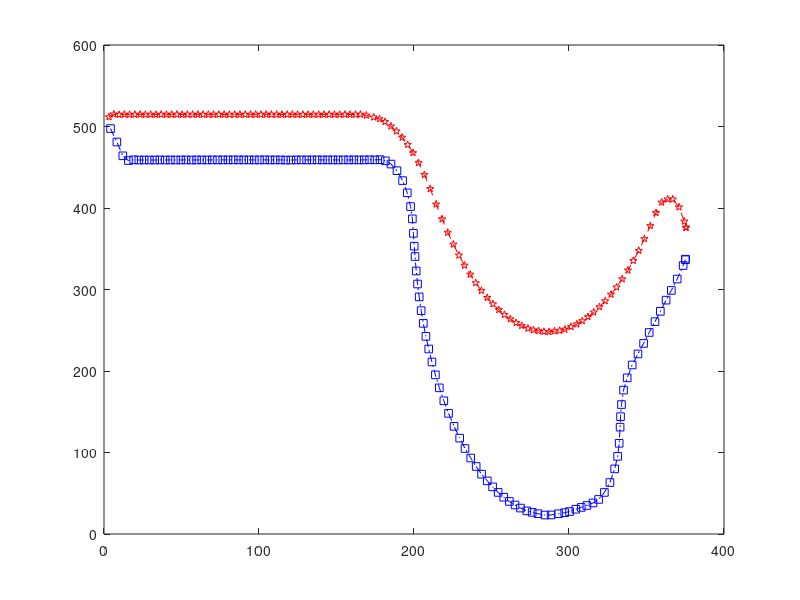

MATLAB code to generate this figure:
clear
clc
close all
M1=csvread('maplake1.csv');
x1=M1(:,1);
y1=M1(:,2);
x11 = decimate(x1,40);
y11 = decimate(y1,40);
%在x1,y1的数据点中每40个点中，只保留一个点
y11=(y11+220); %曲线平移后，实现两条曲线的接合
phi=[0];
for k1=1:(length(x11)-1)
    dty1=y11(k1+1)-y11(k1);
    dtx1=x11(k1+1)-x11(k1);
    phi=[phi;atan(dty1/dtx1)];
end
% tra1=[flipud(x11),flipud(y11),flipud(phi)];
tra1=[x11,y11,phi];
plot(x11,y11,'r--')
hold on
scatter(x11,y11,30,'r','p');
hold on
M2=csvread('maplake2.csv');
x2=M2(:,1);
y2=M2(:,2);
x22 = decimate(x2,40);
y22 = decimate(y2,40);
psi=[0];
for k2=1:(length(x22)-1)
    dty2=y22(k2+1)-y22(k2);
    dtx2=x22(k2+1)-x22(k2);
    psi=[psi;atan(dty2/dtx2)];
end
tra2=[flipud(x22),flipud(y22),flipud(psi+pi)];
% tra2=[x22,y22,psi+pi];
plot(x22,y22,'b-.')
hold on
scatter(x22,y22,30,'b','s');
hold off
% tra=[x11 y11;flipud(x22) flipud(y22)];
tra=[tra1;tra2];
csvwrite('TJlake.csv',tra);
